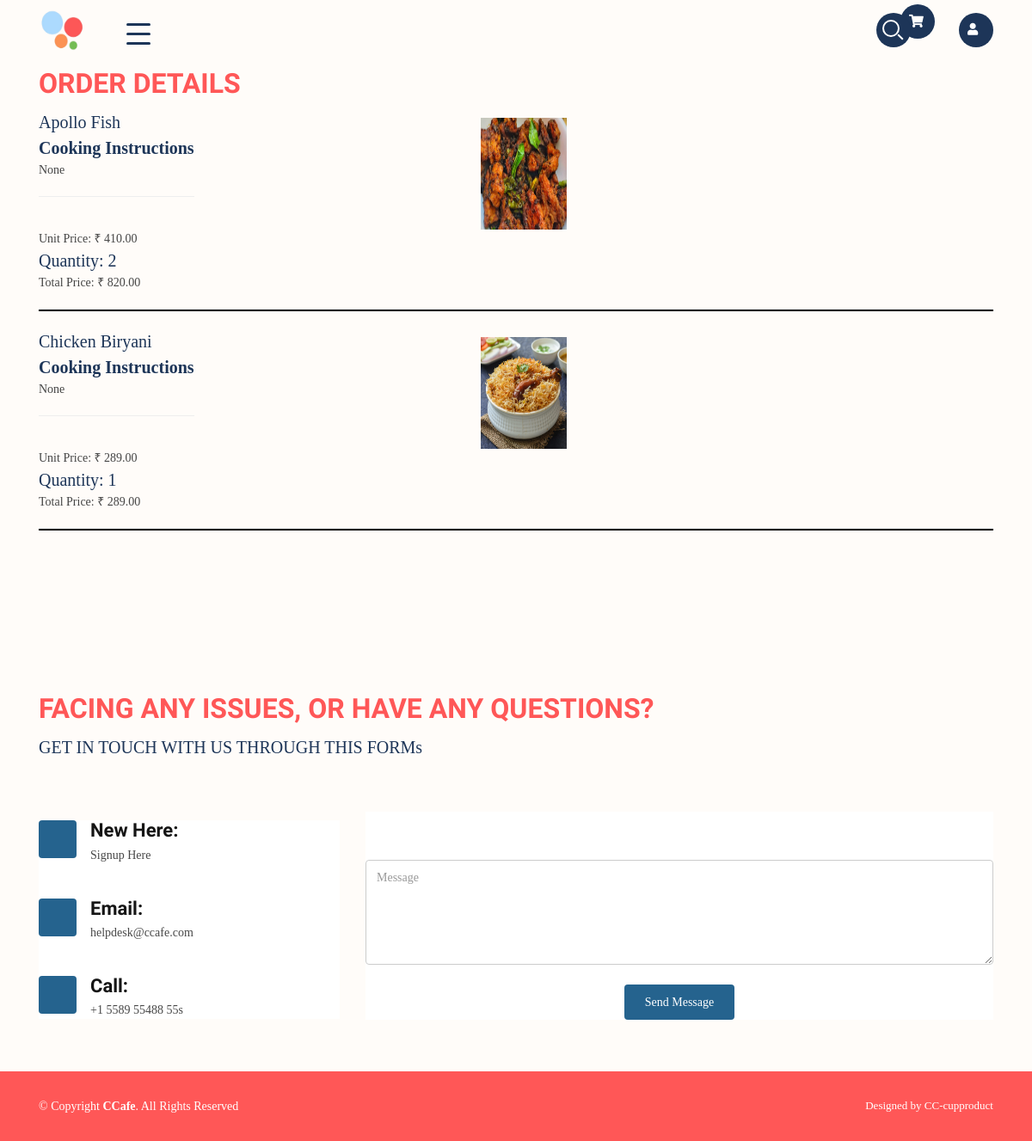
Screenshot of /myOrders/order/40/sitaram/ (signed in) with the database file from the repository.
### cc/models.py (models this page shows, shortened)
class OrderItem(models.Model):
	product = models.ForeignKey(RestaurantItems, on_delete=models.SET_NULL, blank=True, null=True)
	order = models.ForeignKey(Order, on_delete=models.SET_NULL, blank=True, null=True)
	quantity = models.IntegerField(default=0, null=True, blank=True)
	date_added = models.DateTimeField(auto_now_add=True, blank=True, null=True)
	cooking_instruction = models.CharField(max_length=500, blank=True, null=True)
	@property
	def get_total(self):
		total = self.product.price_per_unit * self.quantity
		return total

class RestaurantItems(models.Model):
	hotel = models.ForeignKey(businessReg, on_delete=models.CASCADE, blank=True, null=True)
	item_name = models.CharField(max_length=500, blank=True, null=True)
	price_per_unit = models.IntegerField(default=10)
	display_picture = models.ImageField(upload_to='food_images', blank=True, null=True)
	available_today = models.BooleanField(default=False, blank=True, null=True)
	@property
	def imageURL(self):
		try:
			url = self.display_picture.url
		except:
			url = ''
		return url

### cc/views.py (the view)
# urls.py: path('myOrders/order/<int:id>/<user>/', views.OrdersDetail, name='orderdetail'),
@login_required
def OrdersDetail(request, id, user):
	order = Order.objects.get(id=id)
	items = order.orderitem_set.all()
	return render(request, 'basic/orders_detail.html', {'items':items})

### cc/templates/basic/orders_detail.html (shortened to what this page needs)
<!DOCTYPE html>
{% load static %}
{% load humanize %}
<html lang="en">
<head>
  <link rel="stylesheet" href="https://maxcdn.bootstrapcdn.com/font-awesome/4.4.0/css/font-awesome.min.css">
  <link href="{% static 'restauranthomeassets/vendor/bootstrap/css/bootstrap.min.css' %}" rel="stylesheet">
  <link href="{% static 'restauranthomeassets/vendor/icofont/icofont.min.css' %}" rel="stylesheet">
  <link href="{% static 'restauranthomeassets/vendor/boxicons/css/boxicons.min.css' %}" rel="stylesheet">
  <link href="{% static 'restauranthomeassets/vendor/remixicon/remixicon.css' %}" rel="stylesheet">
  <link href="{% static 'restauranthomeassets/vendor/venobox/venobox.css' %}" rel="stylesheet">
  <link href="{% static 'restauranthomeassets/vendor/owl.carousel/assets/owl.carousel.min.css' %}" rel="stylesheet">
  <link href="{% static 'restauranthomeassets/vendor/aos/aos.css' %}" rel="stylesheet">
  <link href='https://use.fontawesome.com/releases/v5.8.1/css/all.css' rel='stylesheet'>
  <link href="{% static 'restauranthomeassets/vendor/animate.css/animate.min.css' %}" rel="stylesheet">
  <link href="{% static 'restauranthomeassets/vendor/aos/aos.css' %}" rel="stylesheet">
  <link href="{% static 'restauranthomeassets/vendor/bootstrap/css/bootstrap.min.css' %}" rel="stylesheet">
  <link href="{% static 'restauranthomeassets/vendor/bootstrap-icons/bootstrap-icons.css' %}" rel="stylesheet">
  <link href="{% static 'restauranthomeassets/vendor/boxicons/css/boxicons.min.css' %}" rel="stylesheet">
  <link href="{% static 'restauranthomeassets/vendor/glightbox/css/glightbox.min.css' %}" rel="stylesheet">
  <link href="{% static 'restauranthomeassets/vendor/swiper/swiper-bundle.min.css' %}" rel="stylesheet">
  <link rel="stylesheet" type="text/css" href="https://maxcdn.bootstrapcdn.com/bootstrap/3.3.5/css/bootstrap.min.css">
  <link href="{% static 'restauranthomeassets/css/style.css' %}" rel="stylesheet">
</head>
<body>
    <header id="header" class="fixed-top ">
      <div class="container d-flex align-items-center">
        <a href="index.html" class="logo mr-auto"><img src="{% static 'restauranthomeassets/img/cclogo.png' %}" alt="" class="img-fluid"></a>
        <a href="#" class=" mr-auto burger " style="left:-36%;" onclick="openNav()">
          <span></span></a>
            <nav class="nav-menu d-none d-lg-block">
              <ul>
                <li>
                  <div class="search"></div>
                </li>
                <a href="{% url 'cc:CartView' %}">
                <li>
  <i class="fa fa-shopping-cart circle-icon" style="color:white"></i>
                </li>    </a>
                <li><i class="fa fa-user circle-icon" style="color:white"></i></li>
              </ul>
            </nav>
      </div>
    </header>
<main id="main">
    <section id="cupproduct" class="cupproduct ">
      <div class="container products" data-aos="fade-up">
        <div class="section-title">
          <h2>Order Details</h2>
{% for item in items %}
            <div class="cart-row">
                <div style="float: left;" style="flex:2"><p>{{item.product.item_name}}</p>
                  <p><strong>Cooking Instructions</strong></p>
                  {{item.cooking_instruction}}
<hr >
                </div>
                <img  src="{{item.product.imageURL}}" alt="">
                <div style="flex:1;">Unit Price: ₹ {{item.product.price_per_unit|floatformat:2}}</div>
                <div style="flex:1">
                            <p class="quantity">Quantity: {{item.quantity}}</p>
                </div>
                <div style="flex:1">Total Price: ₹ {{item.get_total| floatformat:2}}</div>
            </div>
<hr style="background: black; height: 2px;">
            {% endfor %}        </div>
    </section>
    <section id="contact" class="contact">
      <div class="container" data-aos="fade-up">
        <div class="section-title">
          <h2>FACING ANY ISSUES, OR HAVE ANY QUESTIONS?</h2>
          <p>GET IN TOUCH WITH US THROUGH THIS FORMs</p>
        </div>
        <div class="row mt-5">
          <div class="col-lg-4">
            <div class="info">
              <div class="signup">
                <i class="bi bi-geo-alt"></i>
                <h4>New Here:</h4>
                <p>Signup Here</p>
              </div>
              <div class="email">
                <i class="bi bi-envelope"></i>
                <h4>Email:</h4>
                <p>helpdesk@ccafe.com</p>
              </div>
              <div class="phone">
                <i class="bi bi-phone"></i>
                <h4>Call:</h4>
                <p>+1 5589 55488 55s</p>
              </div>
            </div>
          </div>
          <div class="col-lg-8 mt-5 mt-lg-0">
            <form action="forms/contact.php" method="post" role="form" class="php-email-form">
              <div class="row">
                <div class="col-md-6 form-group">
                </div>
                <div class="col-md-6 form-group mt-3 mt-md-0">
                </div>
              </div>
              <div class="form-group mt-3">
              </div>
              <div class="form-group mt-3">
                <textarea class="form-control" name="message" rows="5" placeholder="Message" required></textarea>
              </div>
              <div class="text-center"><button type="submit">Send Message</button></div>
            </form>
          </div>
        </div>
      </div>
    </section>
  </main>
  <footer id="footer">
    <div class="container footer-bottom clearfix">
      <div class="copyright">
        &copy; Copyright <strong><span>CCafe</span></strong>. All Rights Reserved
      </div>
      <div class="credits">
        Designed by CC-cupproduct</a>
      </div>
    </div>
  </footer>
</body>
</html>

### cc/static/restauranthomeassets/css/style.css (style rules this page uses)
body { font-family: 'Roboto Codensed'; line-height: 1.5; color: #444444; }
a { color: #D8ECFD; font-family: 'Advent Pro'; }
h1, h2, h3, h4, h5, h6 { font-family: 'Advent Pro'; font-weight: bold; }
#header { transition: all 0.5s; z-index: 997; padding: 5px 0; padding-bottom:0px; }
#header .logo { font-size: 30px; margin: 0; padding: 0; line-height: 1; font-weight: 500; letter-spacing: 2px; text-transform: uppercase; }
#header .logo img { max-height: 50px; min-height: 50px; padding-right: 8%; }
.burger { width: 28px; height: 25px; cursor: pointer; position: relative; }
.burger:before, .burger span, .burger:after { width: 100%; height: 3px; display: block; background: #1D3558; border-radius: 2px; position: absolute; opacity: 1; }
.burger:before, .burger:after { transition: top 0.35s cubic-bezier(0.23, 1, 0.32, 1), transform 0.35s cubic-bezier(0.23, 1, 0.32, 1), opacity 0.35s cubic-bezier(0.23, 1, 0.32, 1), background-color 1.15s cubic-bezier(0.86, 0, 0.07, 1); -webkit-transition: top 0.35s cubic-bezier(0.23, 1, 0.32, 1), -webkit-transform 0.35s cubic-bezier(0.23, 1, 0.32, 1), opacity 0.35s cubic-bezier(0.23, 1, 0.32, 1), background-color 1.15s cubic-bezier(0.86, 0, 0.07, 1); content: ""; }
.burger:before { top: 4px; }
.burger span { top: 15px; }
.burger:after { top: 26px; }
.search { position: absolute; margin: auto; top: 0; right: 0; bottom: 0; left: 0; width: 40px; height: 40px; background: #1D3558; border-radius: 50%; transition: all 1s; z-index: 4; }
.search::before { content: ""; position: absolute; margin: auto; top: 16px; right: 0; bottom: 0; left: 16px; width: 8px; height: 2px; background: white; transform: rotate(45deg); transition: all 0.5s; }
.search::after { content: ""; position: absolute; margin: auto; top: -5px; right: 0; bottom: 0; left: -5px; width: 20px; height: 20px; border-radius: 50%; border: 2px solid white; transition: all 0.5s; }
.nav-menu .circle-icon { position: relative; background: #1D3558; width: 40px; height: 40px; border-radius: 50%; padding-left: 10px; padding-top: 12px; }
.row:after { content: ""; display: table; clear: both; }
.nav-menu ul { margin: 0; padding: 0; list-style: none; }
.nav-menu > ul { display: flex; }
.nav-menu > ul > li { position: relative; white-space: nowrap; padding: 10px 0 10px 28px; }
.nav-menu a { display: block; position: relative; color: #1D3558; transition: 0.3s; font-size: 15px; letter-spacing: 0.5px; font-weight: 500; font-family: 'Advent Pro', sans-serif; }
section { padding: 60px 0; overflow: hidden; background-color: #FFFCF9 ; }
.section-title { padding-bottom: 30px; }
.section-title h2 { font-size: 32px; font-weight: bold; text-transform: uppercase; margin-bottom: 10px; padding-bottom: 2px; position: relative; color: #FF5757; }
.section-title p { margin-bottom: 0; color: #1D3558; font-size: 20px; }
.products img { width: 100px; height: 130px; margin-top: 10px; vertical-align: top; position: relative; left: 30%; }
.products .mini-menu .sub > a.active, { padding-left: 1.3em; content: "1"; float: right; margin-right:6px; }
.contact .info { width: 100%; background: #fff; }
.contact .info i { font-size: 20px; background: #25638E; color: white; float: left; width: 44px; height: 44px; display: flex; justify-content: center; align-items: center; border-radius: 4px; transition: all 0.3s ease-in-out; }
.contact .info h4 { padding: 0 0 0 60px; font-size: 22px; font-weight: 600; margin-bottom: 5px; color: #151515; }
.contact .info p { padding: 0 0 0 60px; margin-bottom: 0; font-size: 14px; color: #484848; }
.contact .info .email, .contact .info .phone { margin-top: 40px; }
.contact .php-email-form { width: 100%; background: #fff; }
.contact .php-email-form .form-group { padding-bottom: 8px; }
.contact .php-email-form input, .contact .php-email-form textarea { border-radius: 0; box-shadow: none; font-size: 14px; border-radius: 4px; }
.contact .php-email-form textarea { padding: 10px 12px; }
.contact .php-email-form button[type="submit"] { background: #25638E; border: 0; padding: 10px 24px; color: white; transition: 0.4s; border-radius: 4px; }
#footer { font-size: 14px; background: #FF5757; }
#footer .footer-bottom { padding-top: 30px; padding-bottom: 30px; color: #fff; }
#footer .copyright { float: left; }
#footer .credits { float: right; font-size: 13px; }

### rows the page displays
OrderItem: product.item_name "Apollo Fish", cooking_instruction "None", product.imageURL (picture), product.price_per_unit "410.00", quantity "2", get_total "820.00"
OrderItem: product.item_name "Chicken Biryani", cooking_instruction "None", product.imageURL (picture), product.price_per_unit "289.00", quantity "1", get_total "289.00"
